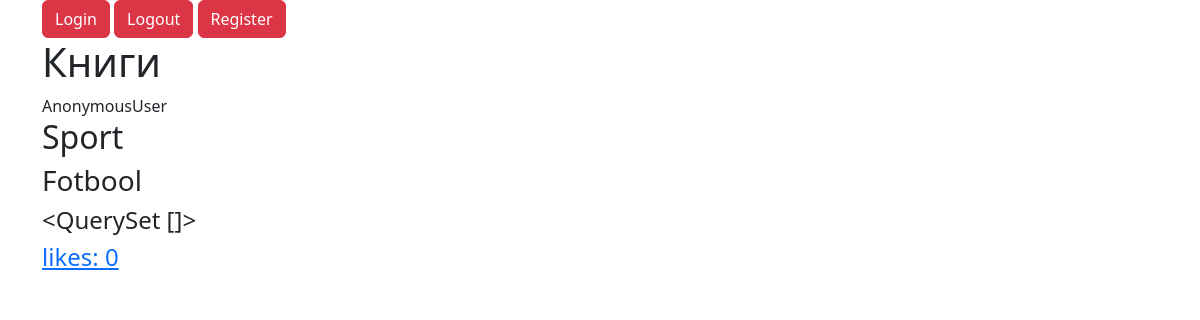
Page /detail_book/1 on the earlier database version.
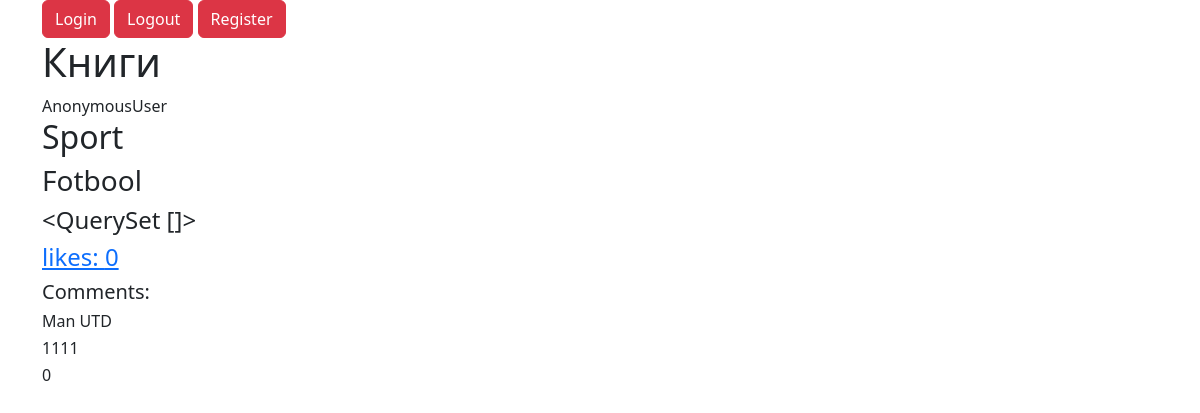
Same page on the later database version.
### manager/models.py (models this page shows)
class Book(models.Model):
    class Meta:
        verbose_name = 'книга'
        verbose_name_plural = 'книги'
    title = models.CharField(max_length=100, verbose_name='название книги')
    text = models.TextField()
    data = models.DateTimeField(auto_now_add=True)
    authors = models.ManyToManyField(User, related_name='like_books')
    likes = models.ManyToManyField(User, related_name='like')
    count_likes = models.PositiveIntegerField(default=0)

class Comment(models.Model):
    text = models.TextField()
    data = models.DateTimeField(auto_now_add=True, null=True, blank=True)
    book = models.ForeignKey(Book, on_delete=models.CASCADE, related_name='comments')
    user = models.ForeignKey(User, on_delete=models.CASCADE, related_name='comments')
    likes = models.ManyToManyField(User, related_name='liked_comments')

### manager/views.py (the view)
# urls.py: path('detail_book/<int:book_id>', DetailBook.as_view(), name='detail_book'),
class DetailBook(View):
    def get(self, request, book_id):
        comments_for_prefetch = Prefetch('comments',
                                         queryset=Comment.objects.
                                         select_related('user').
                                         annotate(likes_comment=Count('likes'))
                                         )
        book = (Book.objects.filter(id=book_id).
                prefetch_related(comments_for_prefetch, 'authors').all()
                )
        return render(request, 'detail_book.html', {'book': book[0]})

### manager/templates/detail_book.html (shortened to what this page needs)
{% extends "main.html" %}
{% block content%}
<div class="container">
    <h1>Книги</h1>
    {{ user }}
    <h2>{{ book.title }}</h2>
    <h3>{{ book.text }}</h3>
    <h4>{{ book.authors.all }}</h4>
    <a href="{% url 'add_like' book_id=book.id location=1 %}">
        <h4>likes: {{ book.count_likes }}</h4></a>
    {% if book.comments.exists %}
    <h5> Comments: </h5>
    {% for comment in book.comments.all %}
    <h6>{{ comment.text }}</h6>
    <h6>{{ comment.user.username }}</h6>
    <h6>{{ comment.likes_comment }}</h6>
    {% endfor %}
    {% endif %}
    <br>
</div>
{% endblock %}

### manager/templates/main.html (shortened to what this page needs)
<!DOCTYPE html>
<html lang="en">
<head>
    <link href="https://cdn.jsdelivr.net/npm/bootstrap@5.3.0/dist/css/bootstrap.min.css" rel="stylesheet">
</head>
<body>
<div class="container">
 <a href="{% url 'login' %}" class="btn btn-danger" type="button">Login</a>
 <a href="{% url 'logout' %}" class="btn btn-danger" type="button">Logout</a>
 <a href="{% url 'register' %}" class="btn btn-danger" type="button">Register</a>
</div>
{% block content%}{% endblock %}
</body>
</html>

Differences in the rows shown:
added Comment: text "Man UTD", user.username "1111", likes_comment "0"
Other differences:
text now shown: "Comments:"
